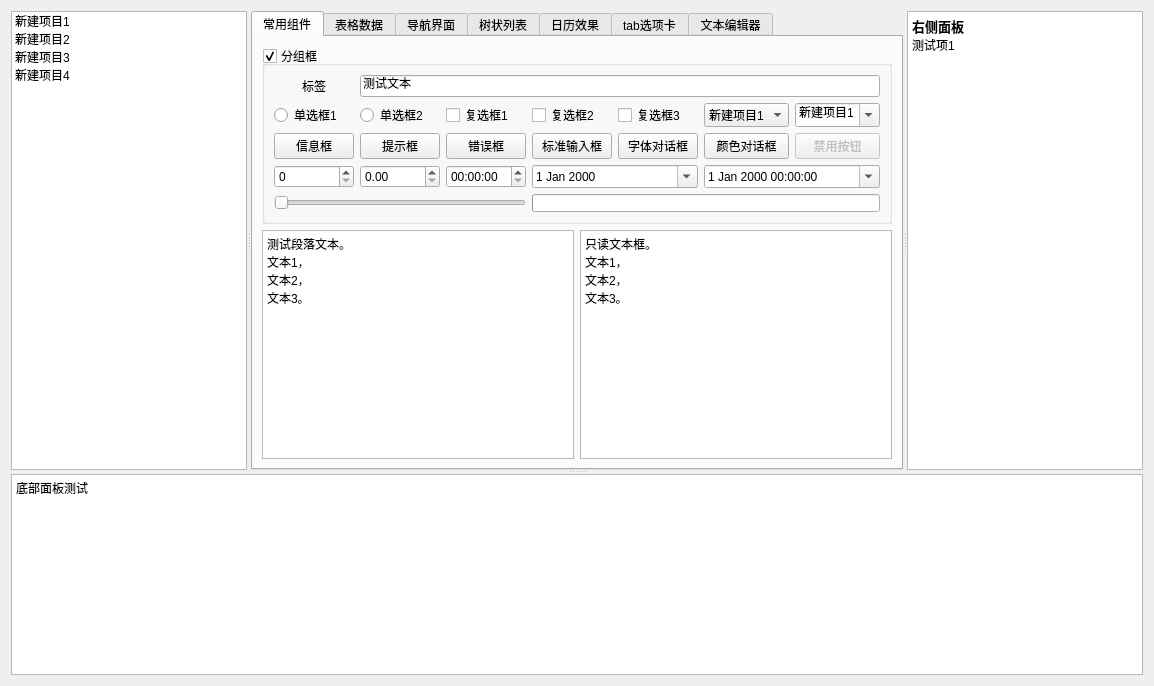
<?xml version="1.0" encoding="UTF-8"?>
<ui version="4.0">
 <class>CMainWidget</class>
 <widget class="QWidget" name="CMainWidget">
  <property name="geometry">
   <rect>
    <x>0</x>
    <y>0</y>
    <width>1154</width>
    <height>686</height>
   </rect>
  </property>
  <property name="windowTitle">
   <string>Form</string>
  </property>
  <layout class="QVBoxLayout" name="verticalLayout">
   <item>
    <widget class="QSplitter" name="splitter_2">
     <property name="orientation">
      <enum>Qt::Vertical</enum>
     </property>
     <widget class="QSplitter" name="splitter">
      <property name="orientation">
       <enum>Qt::Horizontal</enum>
      </property>
      <widget class="QListWidget" name="listWidget">
       <item>
        <property name="text">
         <string>新建项目1</string>
        </property>
        <property name="icon">
         <iconset resource="resource.qrc">
          <normaloff>:/res/Template.png</normaloff>:/res/Template.png</iconset>
        </property>
       </item>
       <item>
        <property name="text">
         <string>新建项目2</string>
        </property>
        <property name="icon">
         <iconset resource="resource.qrc">
          <normaloff>:/res/Template.png</normaloff>:/res/Template.png</iconset>
        </property>
       </item>
       <item>
        <property name="text">
         <string>新建项目3</string>
        </property>
        <property name="icon">
         <iconset resource="resource.qrc">
          <normaloff>:/res/Template.png</normaloff>:/res/Template.png</iconset>
        </property>
       </item>
       <item>
        <property name="text">
         <string>新建项目4</string>
        </property>
        <property name="icon">
         <iconset resource="resource.qrc">
          <normaloff>:/res/Template.png</normaloff>:/res/Template.png</iconset>
        </property>
       </item>
      </widget>
      <widget class="QTabWidget" name="tabWidget">
       <property name="currentIndex">
        <number>0</number>
       </property>
       <widget class="QWidget" name="tab1">
        <attribute name="icon">
         <iconset resource="resource.qrc">
          <normaloff>:/res/Template.png</normaloff>:/res/Template.png</iconset>
        </attribute>
        <attribute name="title">
         <string>常用组件</string>
        </attribute>
        <layout class="QVBoxLayout" name="verticalLayout_6">
         <item>
          <widget class="QGroupBox" name="groupBox">
           <property name="styleSheet">
            <string notr="true"/>
           </property>
           <property name="title">
            <string>分组框</string>
           </property>
           <property name="checkable">
            <bool>true</bool>
           </property>
           <layout class="QGridLayout" name="gridLayout_2">
            <item row="1" column="6">
             <widget class="QComboBox" name="cbox2">
              <property name="maximumSize">
               <size>
                <width>16777215</width>
                <height>28</height>
               </size>
              </property>
              <property name="editable">
               <bool>true</bool>
              </property>
              <item>
               <property name="text">
                <string>新建项目1</string>
               </property>
              </item>
              <item>
               <property name="text">
                <string>新建项目2</string>
               </property>
              </item>
              <item>
               <property name="text">
                <string>新建项目3</string>
               </property>
              </item>
             </widget>
            </item>
            <item row="2" column="3">
             <widget class="QPushButton" name="btnInput">
              <property name="text">
               <string>标准输入框</string>
              </property>
             </widget>
            </item>
            <item row="0" column="1" colspan="6">
             <widget class="QLineEdit" name="lineEdit">
              <property name="text">
               <string>测试文本</string>
              </property>
             </widget>
            </item>
            <item row="2" column="4">
             <widget class="QPushButton" name="btnFont">
              <property name="text">
               <string>字体对话框</string>
              </property>
             </widget>
            </item>
            <item row="0" column="0">
             <widget class="QLabel" name="lab">
              <property name="text">
               <string>标签</string>
              </property>
              <property name="alignment">
               <set>Qt::AlignCenter</set>
              </property>
             </widget>
            </item>
            <item row="1" column="2">
             <widget class="QCheckBox" name="ck1">
              <property name="text">
               <string>复选框1</string>
              </property>
             </widget>
            </item>
            <item row="3" column="5" colspan="2">
             <widget class="QDateTimeEdit" name="dateTimeEdit">
              <property name="calendarPopup">
               <bool>true</bool>
              </property>
             </widget>
            </item>
            <item row="1" column="4">
             <widget class="QCheckBox" name="ck3">
              <property name="text">
               <string>复选框3</string>
              </property>
             </widget>
            </item>
            <item row="2" column="2">
             <widget class="QPushButton" name="btnError">
              <property name="text">
               <string>错误框</string>
              </property>
             </widget>
            </item>
            <item row="2" column="5">
             <widget class="QPushButton" name="btnColor">
              <property name="text">
               <string>颜色对话框</string>
              </property>
             </widget>
            </item>
            <item row="1" column="3">
             <widget class="QCheckBox" name="ck2">
              <property name="text">
               <string>复选框2</string>
              </property>
              <property name="checked">
               <bool>false</bool>
              </property>
             </widget>
            </item>
            <item row="3" column="3" colspan="2">
             <widget class="QDateEdit" name="dateEdit">
              <property name="calendarPopup">
               <bool>true</bool>
              </property>
             </widget>
            </item>
            <item row="1" column="1">
             <widget class="QRadioButton" name="rbtn2">
              <property name="text">
               <string>单选框2</string>
              </property>
             </widget>
            </item>
            <item row="4" column="0" colspan="3">
             <widget class="QSlider" name="horizontalSlider">
              <property name="maximum">
               <number>100</number>
              </property>
              <property name="orientation">
               <enum>Qt::Horizontal</enum>
              </property>
             </widget>
            </item>
            <item row="1" column="5">
             <widget class="QComboBox" name="cbox1">
              <property name="maximumSize">
               <size>
                <width>16777215</width>
                <height>28</height>
               </size>
              </property>
              <item>
               <property name="text">
                <string>新建项目1</string>
               </property>
               <property name="icon">
                <iconset resource="resource.qrc">
                 <normaloff>:/res/Template.png</normaloff>:/res/Template.png</iconset>
               </property>
              </item>
              <item>
               <property name="text">
                <string>新建项目2</string>
               </property>
               <property name="icon">
                <iconset resource="resource.qrc">
                 <normaloff>:/res/Template.png</normaloff>:/res/Template.png</iconset>
               </property>
              </item>
              <item>
               <property name="text">
                <string>新建项目3</string>
               </property>
               <property name="icon">
                <iconset resource="resource.qrc">
                 <normaloff>:/res/Template.png</normaloff>:/res/Template.png</iconset>
               </property>
              </item>
             </widget>
            </item>
            <item row="3" column="1">
             <widget class="QDoubleSpinBox" name="doubleSpinBox"/>
            </item>
            <item row="3" column="0">
             <widget class="QSpinBox" name="spinBox"/>
            </item>
            <item row="2" column="1">
             <widget class="QPushButton" name="btnQuestion">
              <property name="text">
               <string>提示框</string>
              </property>
             </widget>
            </item>
            <item row="2" column="6">
             <widget class="QPushButton" name="btnWidget">
              <property name="enabled">
               <bool>false</bool>
              </property>
              <property name="text">
               <string>禁用按钮</string>
              </property>
             </widget>
            </item>
            <item row="1" column="0">
             <widget class="QRadioButton" name="rbtn1">
              <property name="text">
               <string>单选框1</string>
              </property>
             </widget>
            </item>
            <item row="2" column="0">
             <widget class="QPushButton" name="btnInfo">
              <property name="text">
               <string>信息框</string>
              </property>
             </widget>
            </item>
            <item row="3" column="2">
             <widget class="QTimeEdit" name="timeEdit"/>
            </item>
            <item row="4" column="3" colspan="4">
             <widget class="QProgressBar" name="progressBar">
              <property name="maximumSize">
               <size>
                <width>16777215</width>
                <height>18</height>
               </size>
              </property>
             </widget>
            </item>
           </layout>
          </widget>
         </item>
         <item>
          <layout class="QHBoxLayout" name="horizontalLayout">
           <item>
            <widget class="QPlainTextEdit" name="plainTextEdit">
             <property name="plainText">
              <string>测试段落文本。
文本1，
文本2，
文本3。</string>
             </property>
            </widget>
           </item>
           <item>
            <widget class="QPlainTextEdit" name="plainTextEdit_2">
             <property name="readOnly">
              <bool>true</bool>
             </property>
             <property name="plainText">
              <string>只读文本框。
文本1，
文本2，
文本3。</string>
             </property>
            </widget>
           </item>
          </layout>
         </item>
        </layout>
       </widget>
       <widget class="QWidget" name="tab2">
        <attribute name="title">
         <string>表格数据</string>
        </attribute>
        <layout class="QVBoxLayout" name="verticalLayout_3">
         <item>
          <widget class="QTableWidget" name="tableWidget">
           <row>
            <property name="text">
             <string>1</string>
            </property>
           </row>
           <row>
            <property name="text">
             <string>2</string>
            </property>
           </row>
           <row>
            <property name="text">
             <string>3</string>
            </property>
           </row>
           <row>
            <property name="text">
             <string>4</string>
            </property>
           </row>
           <column>
            <property name="text">
             <string>列0</string>
            </property>
           </column>
           <column>
            <property name="text">
             <string>列1</string>
            </property>
           </column>
           <column>
            <property name="text">
             <string>列2</string>
            </property>
           </column>
           <column>
            <property name="text">
             <string>列4</string>
            </property>
           </column>
           <item row="0" column="0">
            <property name="text">
             <string>测试项1</string>
            </property>
           </item>
           <item row="0" column="1">
            <property name="text">
             <string>测试项2</string>
            </property>
           </item>
           <item row="0" column="2">
            <property name="text">
             <string>测试项3</string>
            </property>
           </item>
           <item row="0" column="3">
            <property name="text">
             <string>测试项4</string>
            </property>
           </item>
           <item row="1" column="0">
            <property name="text">
             <string>fgfhsd</string>
            </property>
           </item>
           <item row="1" column="1">
            <property name="text">
             <string>gfdgsdfg</string>
            </property>
           </item>
           <item row="1" column="2">
            <property name="text">
             <string>erfgdfg</string>
            </property>
           </item>
           <item row="1" column="3">
            <property name="text">
             <string>sdgh</string>
            </property>
           </item>
           <item row="2" column="0">
            <property name="text">
             <string>eeerrr</string>
            </property>
           </item>
           <item row="2" column="1">
            <property name="text">
             <string>fzdffgg</string>
            </property>
           </item>
           <item row="2" column="2">
            <property name="text">
             <string>33333</string>
            </property>
           </item>
           <item row="2" column="3">
            <property name="text">
             <string>444444</string>
            </property>
           </item>
           <item row="3" column="0">
            <property name="text">
             <string>11111</string>
            </property>
           </item>
           <item row="3" column="1">
            <property name="text">
             <string>4444</string>
            </property>
           </item>
           <item row="3" column="2">
            <property name="text">
             <string>33333</string>
            </property>
           </item>
           <item row="3" column="3">
            <property name="text">
             <string>55555</string>
            </property>
           </item>
          </widget>
         </item>
         <item>
          <widget class="QTableWidget" name="tableWidget_2">
           <property name="selectionBehavior">
            <enum>QAbstractItemView::SelectRows</enum>
           </property>
           <attribute name="horizontalHeaderStretchLastSection">
            <bool>true</bool>
           </attribute>
           <attribute name="verticalHeaderVisible">
            <bool>false</bool>
           </attribute>
           <row>
            <property name="text">
             <string>1</string>
            </property>
           </row>
           <row>
            <property name="text">
             <string>2</string>
            </property>
           </row>
           <row>
            <property name="text">
             <string>3</string>
            </property>
           </row>
           <column>
            <property name="text">
             <string>列0</string>
            </property>
           </column>
           <column>
            <property name="text">
             <string>列1</string>
            </property>
           </column>
           <column>
            <property name="text">
             <string>列2</string>
            </property>
           </column>
           <item row="0" column="0">
            <property name="text">
             <string>测试项1</string>
            </property>
           </item>
           <item row="0" column="1">
            <property name="text">
             <string>测试项2</string>
            </property>
           </item>
           <item row="0" column="2">
            <property name="text">
             <string>测试项3</string>
            </property>
           </item>
           <item row="1" column="0">
            <property name="text">
             <string>1222233</string>
            </property>
           </item>
           <item row="1" column="1">
            <property name="text">
             <string>22233</string>
            </property>
           </item>
           <item row="1" column="2">
            <property name="text">
             <string>56777</string>
            </property>
           </item>
           <item row="2" column="0">
            <property name="text">
             <string>55566</string>
            </property>
           </item>
           <item row="2" column="1">
            <property name="text">
             <string>hkjkalk</string>
            </property>
           </item>
           <item row="2" column="2">
            <property name="text">
             <string>asjyjsdf</string>
            </property>
           </item>
          </widget>
         </item>
        </layout>
       </widget>
       <widget class="QWidget" name="tab3">
        <attribute name="title">
         <string>导航界面</string>
        </attribute>
        <layout class="QHBoxLayout" name="horizontalLayout_7">
         <item>
          <widget class="QWidget" name="widgetLeft" native="true">
           <property name="minimumSize">
            <size>
             <width>80</width>
             <height>0</height>
            </size>
           </property>
           <layout class="QVBoxLayout" name="verticalLayout_2">
            <property name="spacing">
             <number>0</number>
            </property>
            <property name="leftMargin">
             <number>0</number>
            </property>
            <property name="topMargin">
             <number>0</number>
            </property>
            <property name="rightMargin">
             <number>0</number>
            </property>
            <property name="bottomMargin">
             <number>0</number>
            </property>
            <item>
             <widget class="QPushButton" name="btn1">
              <property name="text">
               <string>菜单1</string>
              </property>
              <property name="checkable">
               <bool>true</bool>
              </property>
              <property name="checked">
               <bool>false</bool>
              </property>
              <property name="autoExclusive">
               <bool>true</bool>
              </property>
             </widget>
            </item>
            <item>
             <widget class="QPushButton" name="btn2">
              <property name="text">
               <string>菜单2</string>
              </property>
              <property name="checkable">
               <bool>true</bool>
              </property>
              <property name="autoExclusive">
               <bool>true</bool>
              </property>
             </widget>
            </item>
            <item>
             <widget class="QPushButton" name="btn3">
              <property name="text">
               <string>菜单3</string>
              </property>
              <property name="checkable">
               <bool>true</bool>
              </property>
              <property name="autoExclusive">
               <bool>true</bool>
              </property>
             </widget>
            </item>
            <item>
             <spacer name="verticalSpacer">
              <property name="orientation">
               <enum>Qt::Vertical</enum>
              </property>
              <property name="sizeHint" stdset="0">
               <size>
                <width>20</width>
                <height>222</height>
               </size>
              </property>
             </spacer>
            </item>
           </layout>
          </widget>
         </item>
         <item>
          <layout class="QVBoxLayout" name="verticalLayout_4">
           <item>
            <widget class="QWidget" name="widgetTop" native="true">
             <layout class="QHBoxLayout" name="horizontalLayout_2">
              <property name="spacing">
               <number>0</number>
              </property>
              <property name="leftMargin">
               <number>0</number>
              </property>
              <property name="topMargin">
               <number>0</number>
              </property>
              <property name="rightMargin">
               <number>0</number>
              </property>
              <property name="bottomMargin">
               <number>0</number>
              </property>
              <item>
               <widget class="QToolButton" name="tbtn1">
                <property name="sizePolicy">
                 <sizepolicy hsizetype="Expanding" vsizetype="Expanding">
                  <horstretch>0</horstretch>
                  <verstretch>0</verstretch>
                 </sizepolicy>
                </property>
                <property name="text">
                 <string>主界面</string>
                </property>
               </widget>
              </item>
              <item>
               <widget class="QToolButton" name="tbtn2">
                <property name="sizePolicy">
                 <sizepolicy hsizetype="Expanding" vsizetype="Expanding">
                  <horstretch>0</horstretch>
                  <verstretch>0</verstretch>
                 </sizepolicy>
                </property>
                <property name="text">
                 <string>界面1</string>
                </property>
               </widget>
              </item>
              <item>
               <widget class="QToolButton" name="tbtn3">
                <property name="sizePolicy">
                 <sizepolicy hsizetype="Expanding" vsizetype="Expanding">
                  <horstretch>0</horstretch>
                  <verstretch>0</verstretch>
                 </sizepolicy>
                </property>
                <property name="text">
                 <string>界面2</string>
                </property>
               </widget>
              </item>
             </layout>
            </widget>
           </item>
           <item>
            <widget class="QWidget" name="widget" native="true">
             <property name="sizePolicy">
              <sizepolicy hsizetype="Preferred" vsizetype="Expanding">
               <horstretch>0</horstretch>
               <verstretch>0</verstretch>
              </sizepolicy>
             </property>
            </widget>
           </item>
           <item>
            <widget class="QWidget" name="widgetBottom" native="true">
             <layout class="QHBoxLayout" name="horizontalLayout_3">
              <item>
               <widget class="QLabel" name="lab1">
                <property name="text">
                 <string>测试文本1</string>
                </property>
               </widget>
              </item>
              <item>
               <widget class="Line" name="line1">
                <property name="maximumSize">
                 <size>
                  <width>1</width>
                  <height>16777215</height>
                 </size>
                </property>
                <property name="orientation">
                 <enum>Qt::Vertical</enum>
                </property>
               </widget>
              </item>
              <item>
               <widget class="QLabel" name="lab2">
                <property name="text">
                 <string>测试文本2</string>
                </property>
               </widget>
              </item>
              <item>
               <spacer name="horizontalSpacer">
                <property name="orientation">
                 <enum>Qt::Horizontal</enum>
                </property>
                <property name="sizeHint" stdset="0">
                 <size>
                  <width>40</width>
                  <height>20</height>
                 </size>
                </property>
               </spacer>
              </item>
             </layout>
            </widget>
           </item>
          </layout>
         </item>
         <item>
          <widget class="QSlider" name="verticalSlider">
           <property name="orientation">
            <enum>Qt::Vertical</enum>
           </property>
          </widget>
         </item>
         <item>
          <widget class="QScrollBar" name="verticalScrollBar">
           <property name="orientation">
            <enum>Qt::Vertical</enum>
           </property>
          </widget>
         </item>
        </layout>
       </widget>
       <widget class="QWidget" name="tab4">
        <attribute name="title">
         <string>树状列表</string>
        </attribute>
        <layout class="QHBoxLayout" name="horizontalLayout_4">
         <item>
          <widget class="QTreeWidget" name="treeWidget">
           <column>
            <property name="text">
             <string notr="true">测试列</string>
            </property>
           </column>
           <column>
            <property name="text">
             <string>列1</string>
            </property>
           </column>
           <item>
            <property name="text">
             <string>新建项目1</string>
            </property>
            <property name="icon">
             <iconset resource="resource.qrc">
              <normaloff>:/res/Template.png</normaloff>:/res/Template.png</iconset>
            </property>
            <property name="text">
             <string>23344</string>
            </property>
            <item>
             <property name="text">
              <string>新建子项目1</string>
             </property>
             <property name="icon">
              <iconset resource="resource.qrc">
               <normaloff>:/res/Template.png</normaloff>:/res/Template.png</iconset>
             </property>
             <property name="text">
              <string>435246</string>
             </property>
            </item>
            <item>
             <property name="text">
              <string>新建子项目2</string>
             </property>
             <property name="icon">
              <iconset resource="resource.qrc">
               <normaloff>:/res/Template.png</normaloff>:/res/Template.png</iconset>
             </property>
             <property name="text">
              <string>ertrg</string>
             </property>
            </item>
           </item>
           <item>
            <property name="text">
             <string>新建项目2</string>
            </property>
            <property name="icon">
             <iconset resource="resource.qrc">
              <normaloff>:/res/Template.png</normaloff>:/res/Template.png</iconset>
            </property>
            <property name="text">
             <string>fgjskuy</string>
            </property>
           </item>
           <item>
            <property name="text">
             <string>新建项目3</string>
            </property>
            <property name="icon">
             <iconset resource="resource.qrc">
              <normaloff>:/res/Template.png</normaloff>:/res/Template.png</iconset>
            </property>
            <property name="text">
             <string>sfghsj</string>
            </property>
           </item>
           <item>
            <property name="text">
             <string>新建项目4</string>
            </property>
            <property name="icon">
             <iconset resource="resource.qrc">
              <normaloff>:/res/Template.png</normaloff>:/res/Template.png</iconset>
            </property>
            <property name="text">
             <string>WEUdsfhg</string>
            </property>
           </item>
          </widget>
         </item>
         <item>
          <widget class="QTreeWidget" name="treeWidget">
           <column>
            <property name="text">
             <string>1</string>
            </property>
           </column>
           <item>
            <property name="text">
             <string>新建项目</string>
            </property>
            <property name="icon">
             <iconset resource="resource.qrc">
              <normaloff>:/res/Template.png</normaloff>:/res/Template.png</iconset>
            </property>
            <item>
             <property name="text">
              <string>新建子项目1</string>
             </property>
             <property name="icon">
              <iconset resource="resource.qrc">
               <normaloff>:/res/Template.png</normaloff>:/res/Template.png</iconset>
             </property>
            </item>
            <item>
             <property name="text">
              <string>新建子项目2</string>
             </property>
             <property name="icon">
              <iconset resource="resource.qrc">
               <normaloff>:/res/Template.png</normaloff>:/res/Template.png</iconset>
             </property>
            </item>
           </item>
           <item>
            <property name="text">
             <string>新建项目2</string>
            </property>
            <property name="icon">
             <iconset resource="resource.qrc">
              <normaloff>:/res/Template.png</normaloff>:/res/Template.png</iconset>
            </property>
           </item>
           <item>
            <property name="text">
             <string>新建项目3</string>
            </property>
            <property name="icon">
             <iconset resource="resource.qrc">
              <normaloff>:/res/Template.png</normaloff>:/res/Template.png</iconset>
            </property>
           </item>
           <item>
            <property name="text">
             <string>新建项目4</string>
            </property>
            <property name="icon">
             <iconset resource="resource.qrc">
              <normaloff>:/res/Template.png</normaloff>:/res/Template.png</iconset>
            </property>
           </item>
          </widget>
         </item>
        </layout>
       </widget>
       <widget class="QWidget" name="tab5">
        <attribute name="title">
         <string>日历效果</string>
        </attribute>
        <layout class="QHBoxLayout" name="horizontalLayout_5">
         <item>
          <widget class="QCalendarWidget" name="calendarWidget1"/>
         </item>
         <item>
          <widget class="QCalendarWidget" name="calendarWidget2">
           <property name="gridVisible">
            <bool>true</bool>
           </property>
          </widget>
         </item>
        </layout>
       </widget>
       <widget class="QWidget" name="tab6">
        <attribute name="title">
         <string>tab选项卡</string>
        </attribute>
        <layout class="QHBoxLayout" name="horizontalLayout_6">
         <item>
          <widget class="QTabWidget" name="tabWidget_2">
           <property name="tabPosition">
            <enum>QTabWidget::West</enum>
           </property>
           <property name="currentIndex">
            <number>0</number>
           </property>
           <widget class="QWidget" name="tab">
            <attribute name="title">
             <string>效果预览</string>
            </attribute>
           </widget>
           <widget class="QWidget" name="tab_7">
            <attribute name="title">
             <string>效果预览</string>
            </attribute>
           </widget>
           <widget class="QWidget" name="tab_2">
            <attribute name="title">
             <string>效果预览</string>
            </attribute>
           </widget>
          </widget>
         </item>
         <item>
          <widget class="QTabWidget" name="tabWidget_3">
           <property name="tabPosition">
            <enum>QTabWidget::South</enum>
           </property>
           <property name="currentIndex">
            <number>0</number>
           </property>
           <widget class="QWidget" name="tab_3">
            <attribute name="title">
             <string>效果预览</string>
            </attribute>
           </widget>
           <widget class="QWidget" name="tab_8">
            <attribute name="title">
             <string>效果预览</string>
            </attribute>
           </widget>
           <widget class="QWidget" name="tab_4">
            <attribute name="title">
             <string>效果预览</string>
            </attribute>
           </widget>
          </widget>
         </item>
         <item>
          <widget class="QTabWidget" name="tabWidget_4">
           <property name="tabPosition">
            <enum>QTabWidget::East</enum>
           </property>
           <property name="currentIndex">
            <number>2</number>
           </property>
           <widget class="QWidget" name="tab_5">
            <attribute name="title">
             <string>效果预览</string>
            </attribute>
           </widget>
           <widget class="QWidget" name="tab_9">
            <attribute name="title">
             <string>效果预览</string>
            </attribute>
           </widget>
           <widget class="QWidget" name="tab_6">
            <attribute name="title">
             <string>效果预览</string>
            </attribute>
           </widget>
          </widget>
         </item>
        </layout>
       </widget>
       <widget class="QWidget" name="tab_10">
        <attribute name="title">
         <string>文本编辑器</string>
        </attribute>
        <layout class="QVBoxLayout" name="verticalLayout_5">
         <item>
          <widget class="QTextEdit" name="textEdit_3">
           <property name="readOnly">
            <bool>true</bool>
           </property>
           <property name="html">
            <string>&lt;!DOCTYPE HTML PUBLIC &quot;-//W3C//DTD HTML 4.0//EN&quot; &quot;http://www.w3.org/TR/REC-html40/strict.dtd&quot;&gt;
&lt;html&gt;&lt;head&gt;&lt;meta name=&quot;qrichtext&quot; content=&quot;1&quot; /&gt;&lt;style type=&quot;text/css&quot;&gt;
p, li { white-space: pre-wrap; }
&lt;/style&gt;&lt;/head&gt;&lt;body style=&quot; font-family:'SimSun'; font-size:9pt; font-weight:400; font-style:normal;&quot;&gt;
&lt;h1 style=&quot; margin-top:0px; margin-bottom:0px; margin-left:0px; margin-right:0px; -qt-block-indent:0; text-indent:0px;&quot;&gt;&lt;span style=&quot; font-family:'Microsoft YaHei'; font-size:xx-large; font-weight:600;&quot;&gt;基于Qt的模块化界面框架&lt;/span&gt;&lt;/h1&gt;
&lt;p style=&quot; margin-top:6px; margin-bottom:6px; margin-left:0px; margin-right:0px; -qt-block-indent:0; text-indent:0px;&quot;&gt;&lt;span style=&quot; font-family:'Microsoft YaHei';&quot;&gt;这是一个界面框架模块，实现了Ribbon风格的样式，使用xml文件配置Ribbon标签页。框架完全使用原生Qt库，无第三方依赖，支持Windows和Linux系统。&lt;/span&gt;&lt;/p&gt;
&lt;p style=&quot; margin-top:6px; margin-bottom:6px; margin-left:0px; margin-right:0px; -qt-block-indent:0; text-indent:0px;&quot;&gt;&lt;span style=&quot; font-family:'Microsoft YaHei';&quot;&gt;此框架可以将Qt或MFC/Win32程序集成到同一个应用程序中。你可以使用Qt或MFC/Win32编写功能模块，并加载到主框架中，并在主框架中以Ribbon标签的方式显示。&lt;/span&gt;&lt;/p&gt;
&lt;p style=&quot; margin-top:6px; margin-bottom:6px; margin-left:0px; margin-right:0px; -qt-block-indent:0; text-indent:0px;&quot;&gt;&lt;span style=&quot; font-family:'Microsoft YaHei';&quot;&gt;工程中包含了一个框架测试程序、一个基于Qt的测试模块、一个基于MFC对话框的测试模块和一个基于Qt的主题模块。&lt;/span&gt;&lt;/p&gt;
&lt;p style=&quot;-qt-paragraph-type:empty; margin-top:6px; margin-bottom:6px; margin-left:0px; margin-right:0px; -qt-block-indent:0; text-indent:0px; font-family:'Microsoft YaHei';&quot;&gt;&lt;br /&gt;&lt;/p&gt;&lt;/body&gt;&lt;/html&gt;</string>
           </property>
          </widget>
         </item>
        </layout>
       </widget>
      </widget>
      <widget class="QTextEdit" name="textEdit">
       <property name="html">
        <string>&lt;!DOCTYPE HTML PUBLIC &quot;-//W3C//DTD HTML 4.0//EN&quot; &quot;http://www.w3.org/TR/REC-html40/strict.dtd&quot;&gt;
&lt;html&gt;&lt;head&gt;&lt;meta name=&quot;qrichtext&quot; content=&quot;1&quot; /&gt;&lt;style type=&quot;text/css&quot;&gt;
p, li { white-space: pre-wrap; }
&lt;/style&gt;&lt;/head&gt;&lt;body style=&quot; font-family:'SimSun'; font-size:9pt; font-weight:400; font-style:normal;&quot;&gt;
&lt;p style=&quot; margin-top:0px; margin-bottom:0px; margin-left:0px; margin-right:0px; -qt-block-indent:0; text-indent:0px;&quot;&gt;&lt;span style=&quot; font-size:10pt; font-weight:600;&quot;&gt;右侧面板&lt;/span&gt;&lt;/p&gt;
&lt;p style=&quot; margin-top:0px; margin-bottom:0px; margin-left:0px; margin-right:0px; -qt-block-indent:0; text-indent:0px;&quot;&gt;测试项1&lt;/p&gt;
&lt;p style=&quot;-qt-paragraph-type:empty; margin-top:0px; margin-bottom:0px; margin-left:0px; margin-right:0px; -qt-block-indent:0; text-indent:0px;&quot;&gt;&lt;br /&gt;&lt;/p&gt;&lt;/body&gt;&lt;/html&gt;</string>
       </property>
      </widget>
     </widget>
     <widget class="QTextEdit" name="textEdit_2">
      <property name="html">
       <string>&lt;!DOCTYPE HTML PUBLIC &quot;-//W3C//DTD HTML 4.0//EN&quot; &quot;http://www.w3.org/TR/REC-html40/strict.dtd&quot;&gt;
&lt;html&gt;&lt;head&gt;&lt;meta name=&quot;qrichtext&quot; content=&quot;1&quot; /&gt;&lt;style type=&quot;text/css&quot;&gt;
p, li { white-space: pre-wrap; }
&lt;/style&gt;&lt;/head&gt;&lt;body style=&quot; font-family:'SimSun'; font-size:9pt; font-weight:400; font-style:normal;&quot;&gt;
&lt;p style=&quot; margin-top:0px; margin-bottom:0px; margin-left:0px; margin-right:0px; -qt-block-indent:0; text-indent:0px;&quot;&gt;底部面板测试&lt;/p&gt;&lt;/body&gt;&lt;/html&gt;</string>
      </property>
     </widget>
    </widget>
   </item>
  </layout>
 </widget>
 <resources>
  <include location="resource.qrc"/>
 </resources>
 <connections>
  <connection>
   <sender>horizontalSlider</sender>
   <signal>sliderMoved(int)</signal>
   <receiver>progressBar</receiver>
   <slot>setValue(int)</slot>
   <hints>
    <hint type="sourcelabel">
     <x>368</x>
     <y>217</y>
    </hint>
    <hint type="destinationlabel">
     <x>710</x>
     <y>217</y>
    </hint>
   </hints>
  </connection>
 </connections>
</ui>
